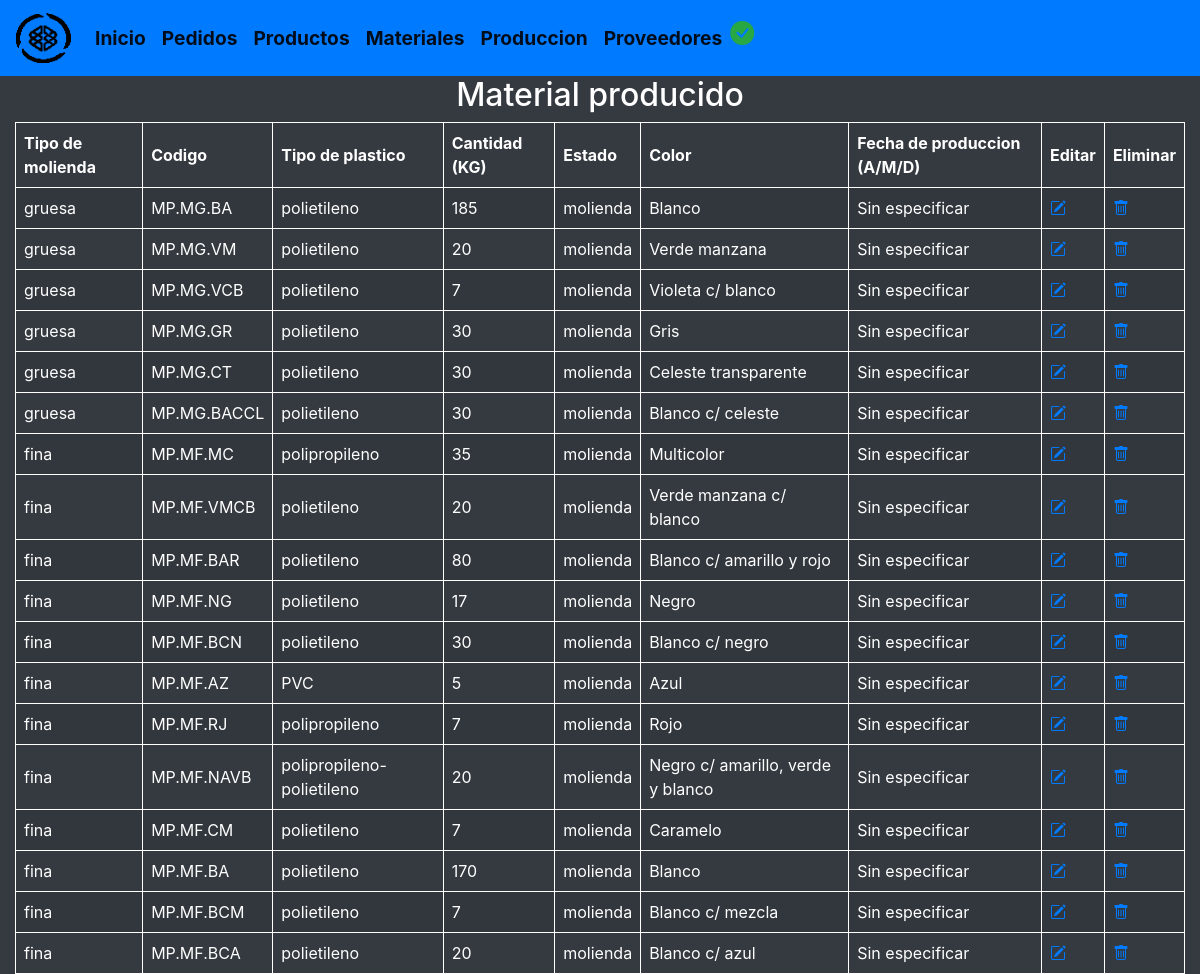
The page /verproducido.php on the database its author committed.
### tables this page shows
create table mproducido(
	id_producido int unsigned auto_increment primary key,
	id_procedencia int unsigned,
	tipo_molienda varchar(50) not null,
	tipo_plastico varchar(50) not null,
	cantidad float(9),
	color varchar(90) not null,
	estado varchar(40) not null,
	fecha date,
	codigo varchar(20),
	creada_el TIMESTAMP DEFAULT CURRENT_TIMESTAMP,
  	actualizada_el TIMESTAMP DEFAULT CURRENT_TIMESTAMP,
	foreign key (id_procedencia) references material(id_procedencia)
);

### verproducido.php (the view, shortened to what this page needs)
<!DOCTYPE html>
<html lang="es">
	<?php include "modulos/head.php" ?>
	<body class="bg-dark text-white">
		<?php include "modulos/navheader.php" ?>
			<article class="col">
				<center>
					<h2>Material producido</h2>
				</center>
				<table class="col table-striped">
					<thead>
						<tr>
							<th>Tipo de molienda</th>
							<th>Codigo</th>
							<th>Tipo de plastico</th>
							<th>Cantidad (KG)</th>
							<th>Estado</th>
							<th>Color</th>
							<th>Fecha de produccion (A/M/D)</th>
							<th>Editar</th>
							<th>Eliminar</th>
						</tr>
					</thead>
					<tbody>
						<?php
							include_once "db/conexion.php";
							$sql_leer='SELECT * FROM mproducido ';
							$gsent = $cnn->prepare($sql_leer);
							$gsent->execute();
							$resultados = $gsent->fetchAll();
						    foreach ($resultados as $dato):
						?>
					    <tr>
						    <td><?php echo $dato['tipo_molienda']; ?></td>
						    <td><?php echo $dato['codigo']; ?></td>
						    <td><?php echo $dato['tipo_plastico']; ?></td>
						    <td><?php echo $dato['cantidad']; ?></td>
						    <td><?php echo $dato['estado']; ?></td>
						    <td><?php echo $dato['color']; ?></td>
						    <td>
						    	<?php
						    		if($dato['fecha']!=null)
						    		{
						    			echo $dato['fecha'];
						    		}
						    		else
						    		{
						    			echo 'Sin especificar';
						    		}
								?>
							</td>
						    <td><a href="verproducido.php?id=<?php; ?>&id=<?php echo $dato['id_producido']; ?>"><i class="bi bi-pencil-square"></i></a></td>
						    <td><a href="eliminarmproducido.php?id=<?php echo $dato['id_producido']; ?>" onclick="confirmar()"><i class="bi bi-trash"></i></a></td>
					    </tr>
						<?php
							endforeach
						?>
					</tbody>
				</table>
			</article>
		</main>
	</body>
</html>

### styles/styles.css (style rules this page uses)
td, th { border: 1px solid; text-align: left; padding: 8px; }

### rows shown on the page
mproducido: tipo_molienda "gruesa", codigo "MP.MG.BA", tipo_plastico "polietileno", cantidad "185", estado "molienda", color "Blanco", shows "Sin especificar"
mproducido: tipo_molienda "gruesa", codigo "MP.MG.VM", tipo_plastico "polietileno", cantidad "20", estado "molienda", color "Verde manzana", shows "Sin especificar"
mproducido: tipo_molienda "gruesa", codigo "MP.MG.VCB", tipo_plastico "polietileno", cantidad "7", estado "molienda", color "Violeta c/ blanco", shows "Sin especificar"
mproducido: tipo_molienda "gruesa", codigo "MP.MG.GR", tipo_plastico "polietileno", cantidad "30", estado "molienda", color "Gris", shows "Sin especificar"
mproducido: tipo_molienda "gruesa", codigo "MP.MG.CT", tipo_plastico "polietileno", cantidad "30", estado "molienda", color "Celeste transparente", shows "Sin especificar"
mproducido: tipo_molienda "gruesa", codigo "MP.MG.BACCL", tipo_plastico "polietileno", cantidad "30", estado "molienda", color "Blanco c/ celeste", shows "Sin especificar"
mproducido: tipo_molienda "fina", codigo "MP.MF.MC", tipo_plastico "polipropileno", cantidad "35", estado "molienda", color "Multicolor", shows "Sin especificar"
mproducido: tipo_molienda "fina", codigo "MP.MF.VMCB", tipo_plastico "polietileno", cantidad "20", estado "molienda", color "Verde manzana c/ blanco", shows "Sin especificar"
mproducido: tipo_molienda "fina", codigo "MP.MF.BAR", tipo_plastico "polietileno", cantidad "80", estado "molienda", color "Blanco c/ amarillo y rojo", shows "Sin especificar"
mproducido: tipo_molienda "fina", codigo "MP.MF.NG", tipo_plastico "polietileno", cantidad "17", estado "molienda", color "Negro", shows "Sin especificar"
mproducido: tipo_molienda "fina", codigo "MP.MF.BCN", tipo_plastico "polietileno", cantidad "30", estado "molienda", color "Blanco c/ negro", shows "Sin especificar"
mproducido: tipo_molienda "fina", codigo "MP.MF.AZ", tipo_plastico "PVC", cantidad "5", estado "molienda", color "Azul", shows "Sin especificar"
mproducido: tipo_molienda "fina", codigo "MP.MF.RJ", tipo_plastico "polipropileno", cantidad "7", estado "molienda", color "Rojo", shows "Sin especificar"
mproducido: tipo_molienda "fina", codigo "MP.MF.NAVB", tipo_plastico "polipropileno-polietileno", cantidad "20", estado "molienda", color "Negro c/ amarillo, verde y blanco", shows "Sin especificar"
mproducido: tipo_molienda "fina", codigo "MP.MF.CM", tipo_plastico "polietileno", cantidad "7", estado "molienda", color "Caramelo", shows "Sin especificar"
mproducido: tipo_molienda "fina", codigo "MP.MF.BA", tipo_plastico "polietileno", cantidad "170", estado "molienda", color "Blanco", shows "Sin especificar"
mproducido: tipo_molienda "fina", codigo "MP.MF.BCM", tipo_plastico "polietileno", cantidad "7", estado "molienda", color "Blanco c/ mezcla", shows "Sin especificar"
mproducido: tipo_molienda "fina", codigo "MP.MF.BCA", tipo_plastico "polietileno", cantidad "20", estado "molienda", color "Blanco c/ azul", shows "Sin especificar"
